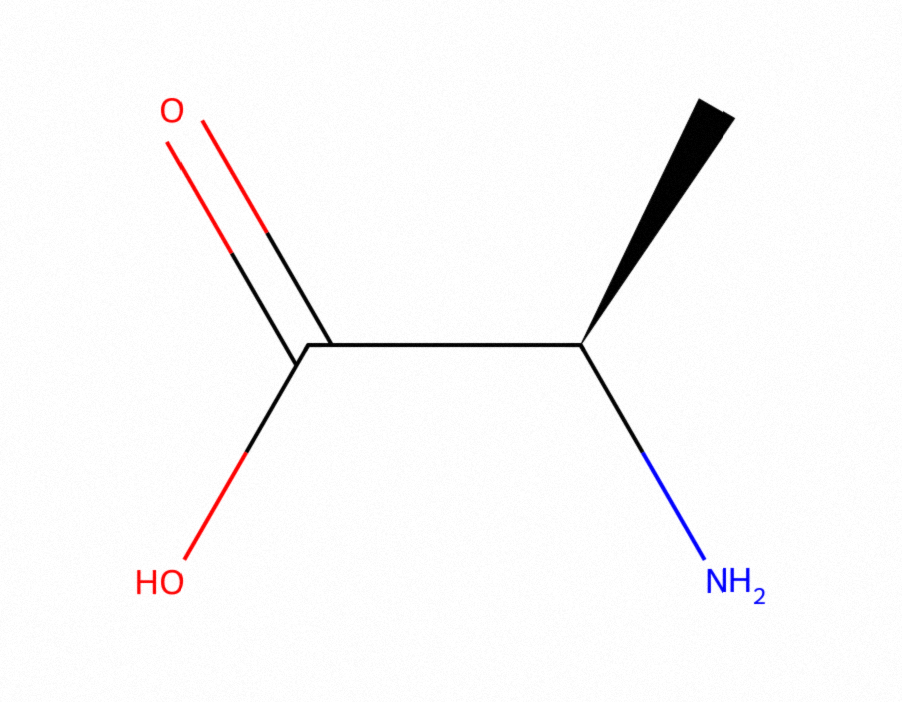
#> input picture samples/alanine.png, 902 x 702 px
$ python -i pdf.py   (imports and definitions only)
#> lines starting #> are read from the running program, lines starting #| are printed output that depends on the picture; after the words box and inside, x2 and y2 are one past the last pixel; in counts of white or black regions, pixels touching at a corner belong together
#> further down, picture is the input picture: PIL image 902x702 RGB; mean R, G, B 249.4, 248.6, 249
"""Render PDF pages to PIL images for structure recognition."""
from __future__ import annotations

import io
from pathlib import Path

import fitz  # PyMuPDF
from PIL import Image


# [5 lines left out: function _ink_ratio, not called in this run]


def figure_score(img: Image.Image) -> float:
    """Fraction of ink contained in long strokes (bonds, arrows, frame lines).

    Body-text pages are made of short glyphs, so their score is near zero;
    structure figures score high. Used to skip prose pages before recognition.
    """
    import cv2
    import numpy as np

    gray = np.array(img.convert("L"))
    _, mask = cv2.threshold(gray, 0, 255, cv2.THRESH_BINARY_INV | cv2.THRESH_OTSU)
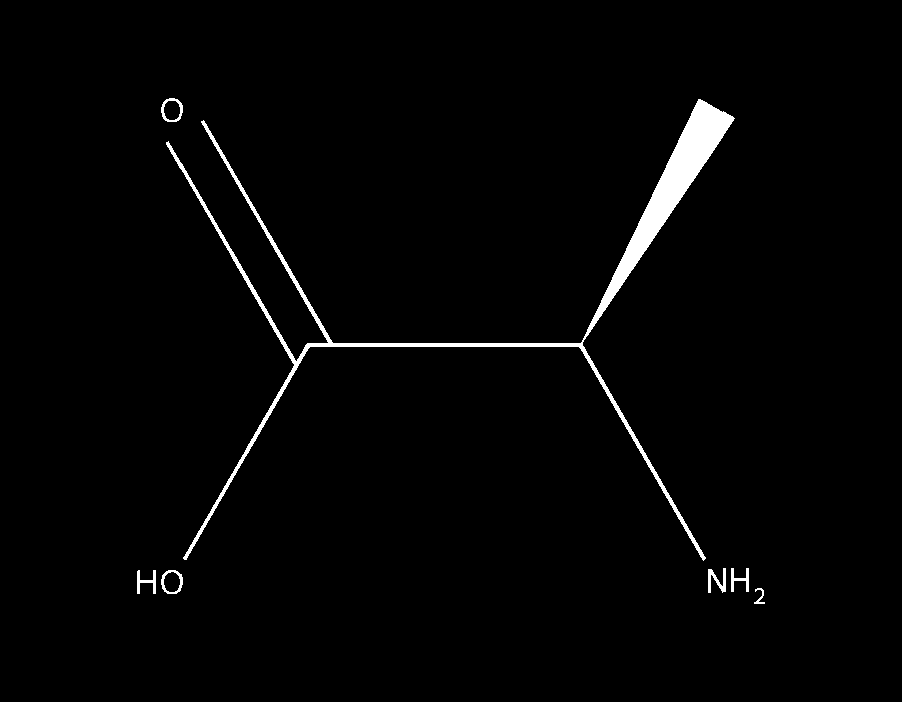
#> mask: shape (702, 902); 1.9% white; 7 white regions, largest, box (x1, y1, x2, y2) and area: (166, 99, 735, 561) 10960, (708, 568, 726, 593) 216, (161, 98, 183, 122) 182
    if mask.mean() > 127:
        mask = cv2.bitwise_not(mask)

    count, _labels, stats, _ = cv2.connectedComponentsWithStats(mask, 8)
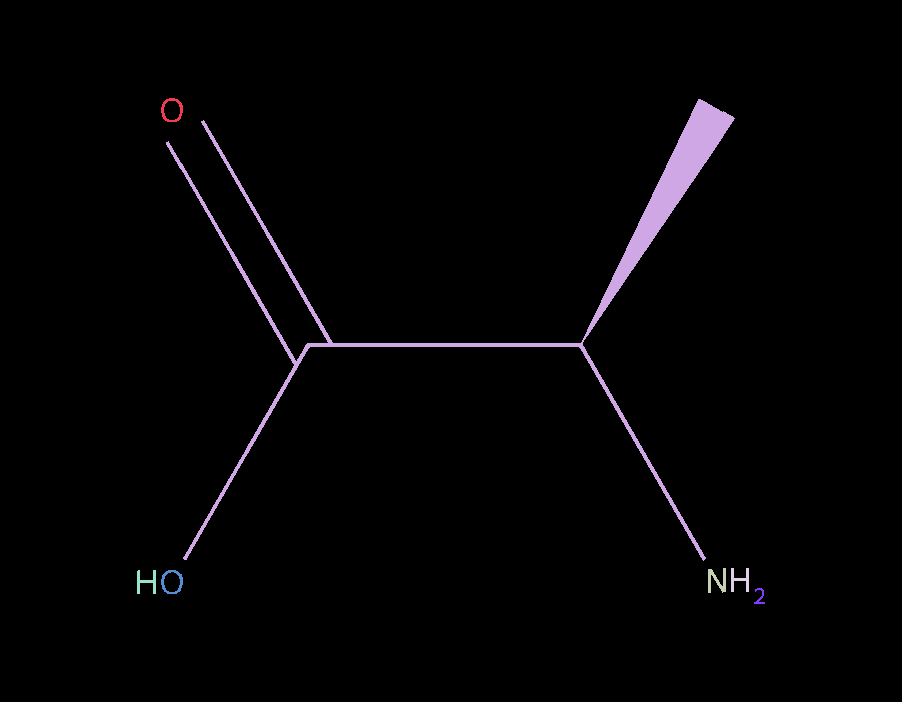
#> _labels: shape (702, 902) int32; 8 distinct labels, from 0 to 7; one colour per label, 0 black
#> count = 8; stats = [[0, 0, 902, 702, 621234], [161, 98, 22, 24, 182], [166, 99, 569, 462, 10960], [708, 568, 18, 25, 216], [731, 568, 18, 24, 180], [137, 570, 19, 24, 182], [161, 570, 22, 24, 182], [754, 588, 11, 16, 68]]
    total = float(mask.sum()) / 255.0
#> total = 11970
    if total <= 0:
        return 0.0
    threshold = max(12, int(min(img.size) * 0.02))
#> threshold = 14
    long_ink = 0.0
    for i in range(1, count):
        w, h, area = int(stats[i][2]), int(stats[i][3]), int(stats[i][4])
        if max(w, h) >= threshold:
            long_ink += area
#> this loop made 7 passes
#> (w, h, area, long_ink) on passes 1 to 7: (22, 24, 182, 182), (569, 462, 10960, 11142), (18, 25, 216, 11358), (18, 24, 180, 11538), (19, 24, 182, 11720), (22, 24, 182, 11902), (11, 16, 68, 11970)
#> after the loop, long_ink = 11970
    return long_ink / total


# [59 lines left out: functions render_pdf, page_to_png, not called in this run]

>>> from PIL import Image
>>> picture = Image.open('../samples/alanine.png')
>>> result = figure_score(picture)
#> result = 1

$ run again, on samples/aspirin.png
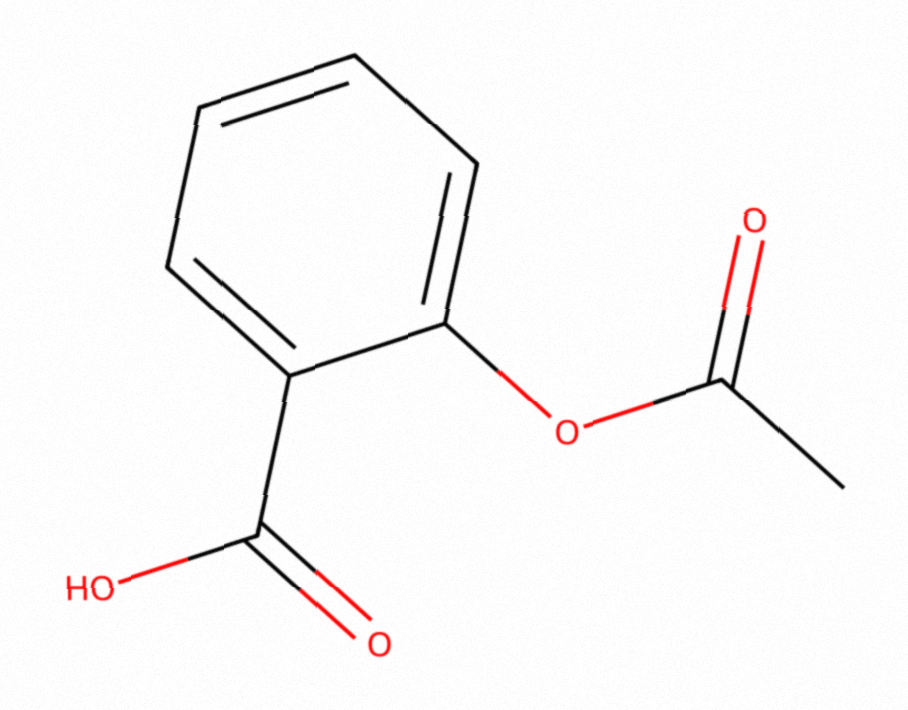
#> input picture samples/aspirin.png, 908 x 710 px
#> picture is the input picture: PIL image 908x710 RGB; mean R, G, B 249.9, 248.7, 248.7
#> in figure_score, `_, mask = cv2.threshold(gray, 0, 255, cv2.THRESH_BINARY_INV | cv2.THRE..`:
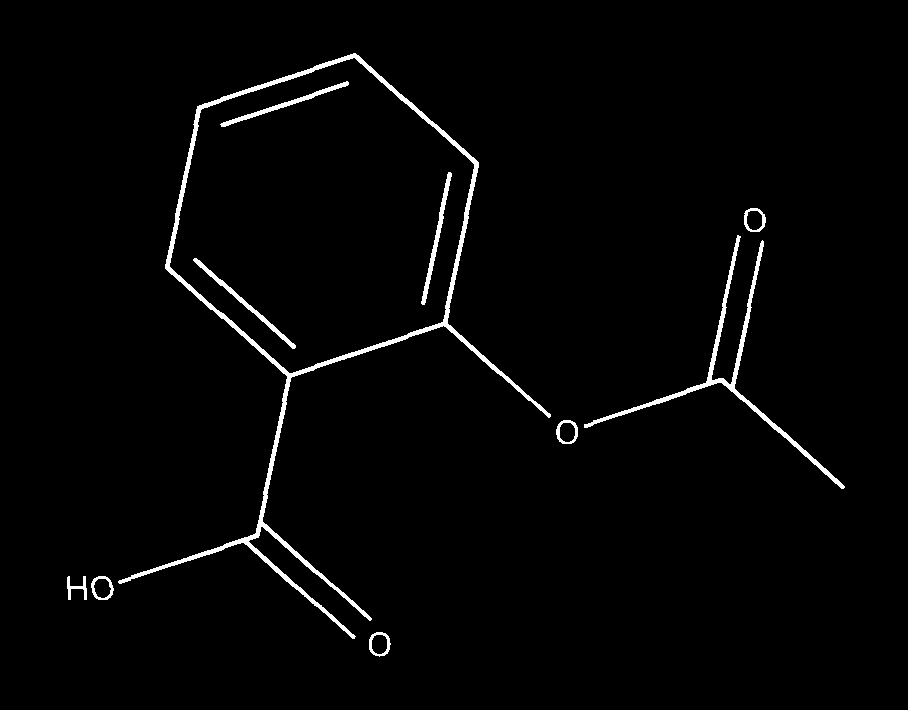
#> mask: shape (710, 908); 2% white; 10 white regions, largest, box (x1, y1, x2, y2) and area: (118, 53, 551, 639) 7555, (584, 235, 845, 489) 2593, (193, 258, 296, 349) 611
#> in figure_score, `count, _labels, stats, _ = cv2.connectedComponentsWithStats(mask, 8)`:
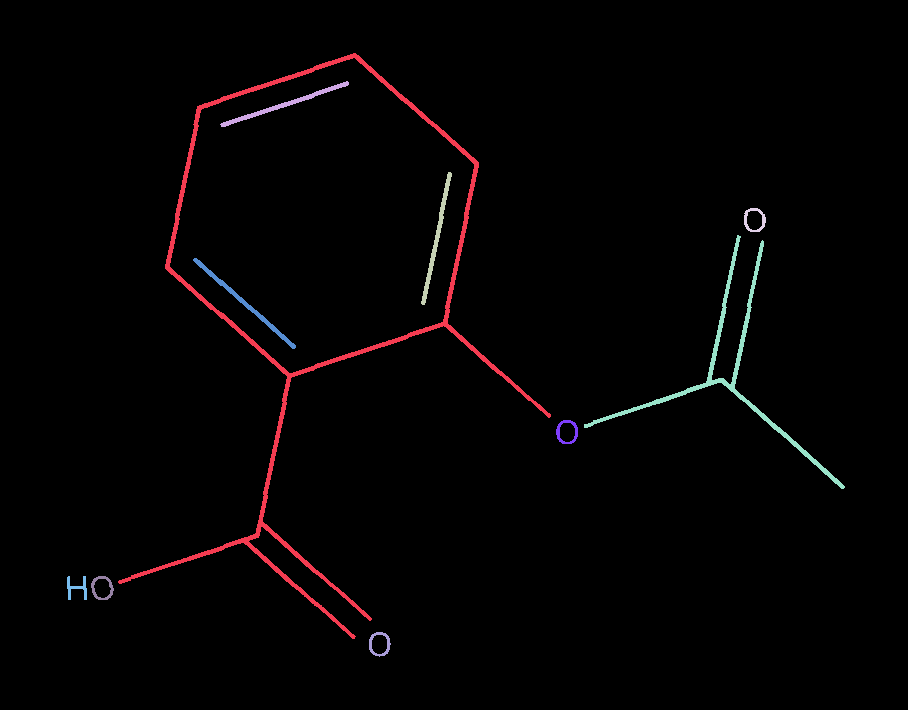
#> _labels: shape (710, 908) int32; 11 distinct labels, from 0 to 10; one colour per label, 0 black
#> count = 11; stats = [[0, 0, 908, 710, 631746], [118, 53, 433, 586, 7555], [220, 81, 129, 46, 605], [421, 172, 31, 133, 607], [744, 208, 22, 24, 195], [584, 235, 261, 254, 2593], [193, 258, 103, 91, 611], [556, 420, 22, 24, 196], [67, 576, 20, 24, 184], [91, 576, 23, 24, 195], [369, 632, 22, 25, 193]]
#> total = 12934
#> the loop in figure_score, `for i in range(1, count):` made 10 passes
#> (w, h, area, long_ink) on passes 1 to 8: (433, 586, 7555, 7555), (129, 46, 605, 8160), (31, 133, 607, 8767), (22, 24, 195, 8962), (261, 254, 2593, 11555), (103, 91, 611, 12166), (22, 24, 196, 12362), (20, 24, 184, 12546)
#> result = 1

$ run again, on samples/caffeine.png
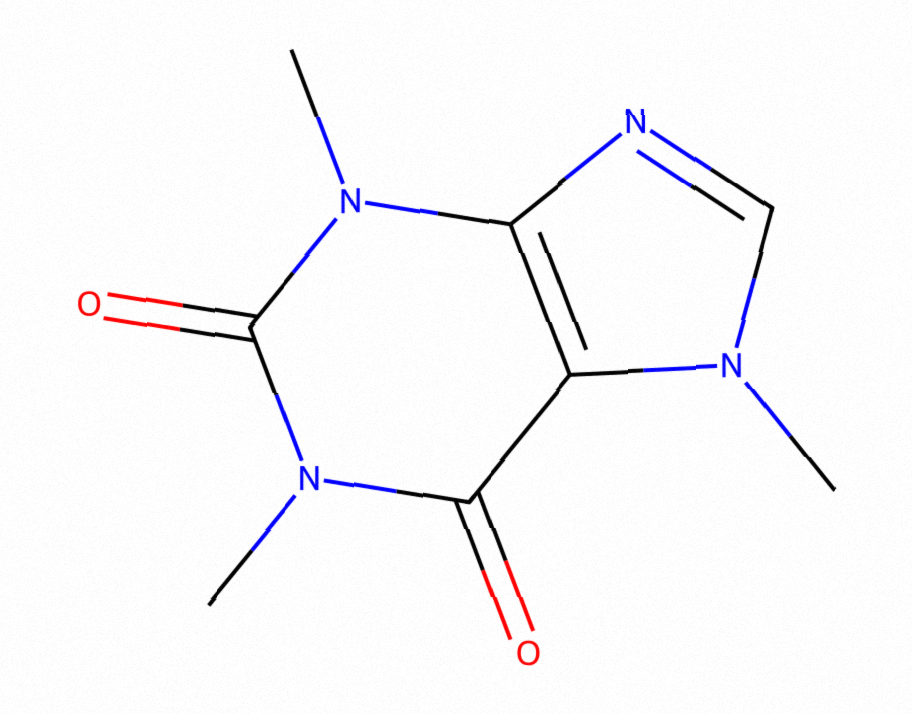
#> input picture samples/caffeine.png, 912 x 714 px
#> picture is the input picture: PIL image 912x714 RGB; mean R, G, B 249.3, 248.6, 250.3
#> in figure_score, `_, mask = cv2.threshold(gray, 0, 255, cv2.THRESH_BINARY_INV | cv2.THRE..`:
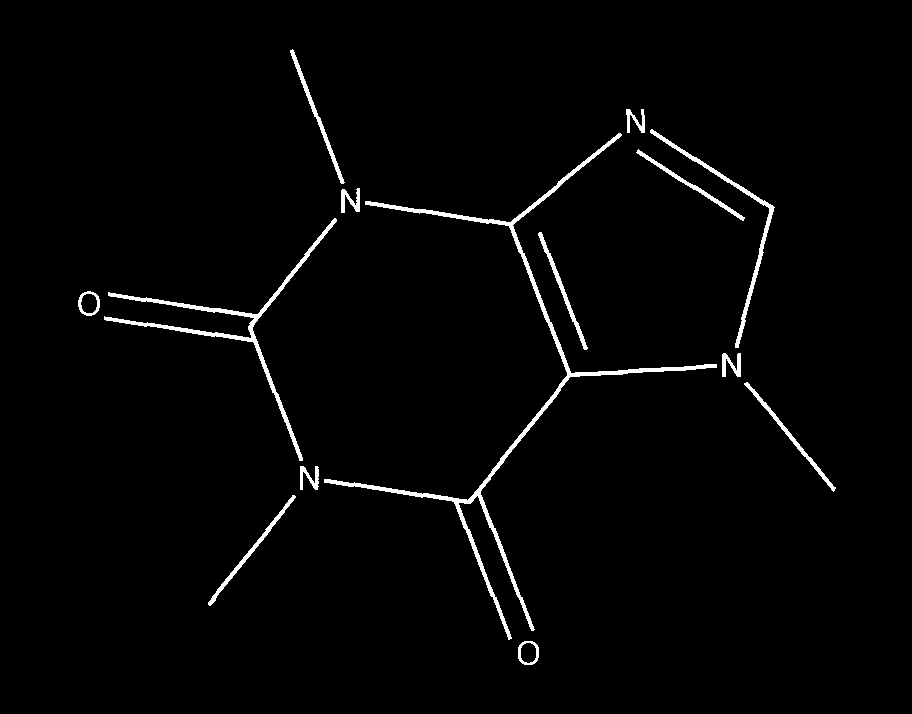
#> mask: shape (714, 912); 1.9% white; 14 white regions, largest, box (x1, y1, x2, y2) and area: (324, 133, 717, 640) 4962, (104, 218, 337, 461) 2370, (650, 129, 775, 348) 1202
#> in figure_score, `count, _labels, stats, _ = cv2.connectedComponentsWithStats(mask, 8)`:
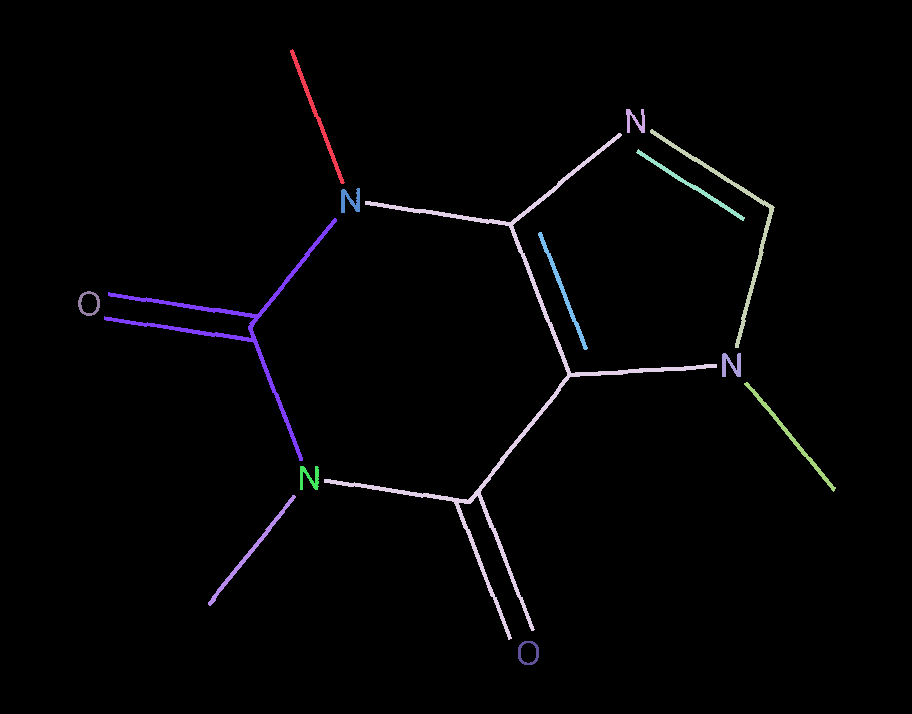
#> _labels: shape (714, 912) int32; 15 distinct labels, from 0 to 14; one colour per label, 0 black
#> count = 15; stats = 15 rows, first 6: [0, 0, 912, 714, 638497], [290, 49, 55, 135, 594], [626, 109, 19, 24, 217], [650, 129, 125, 219, 1202], [324, 133, 393, 507, 4962], [636, 149, 109, 72, 524]
#> total = 12671
#> the loop in figure_score, `for i in range(1, count):` made 14 passes
#> (w, h, area, long_ink) on passes 1 to 8: (55, 135, 594, 594), (19, 24, 217, 811), (125, 219, 1202, 2013), (393, 507, 4962, 6975), (109, 72, 524, 7499), (19, 25, 248, 7747), (233, 243, 2370, 10117), (50, 118, 532, 10649)
#> result = 1

$ run again, on samples/dense_3.png
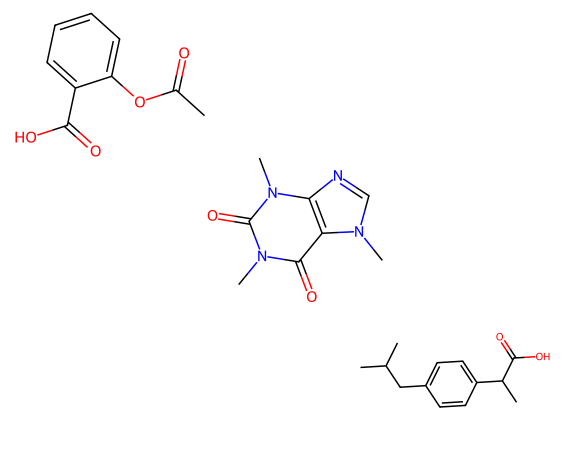
#> input picture samples/dense_3.png, 1150 x 900 px (shown at 1/2 size)
#> picture is the input picture: PIL image 1150x900 RGB; mean R, G, B 252.7, 252.1, 252.5
#> in figure_score, `_, mask = cv2.threshold(gray, 0, 255, cv2.THRESH_BINARY_INV | cv2.THRE..`:
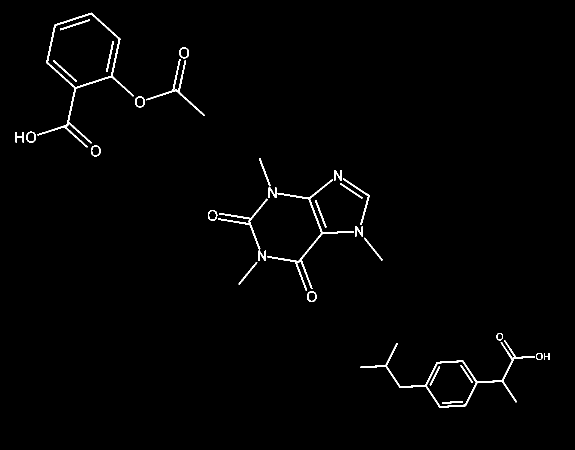
#> mask: shape (900, 1150) (shown at 1/2 size); 1.2% white; 31 white regions, largest, box (x1, y1, x2, y2) and area: (721, 680, 1070, 816) 2447, (75, 25, 268, 295) 2415, (535, 358, 708, 582) 1596
#> in figure_score, `count, _labels, stats, _ = cv2.connectedComponentsWithStats(mask, 8)`:
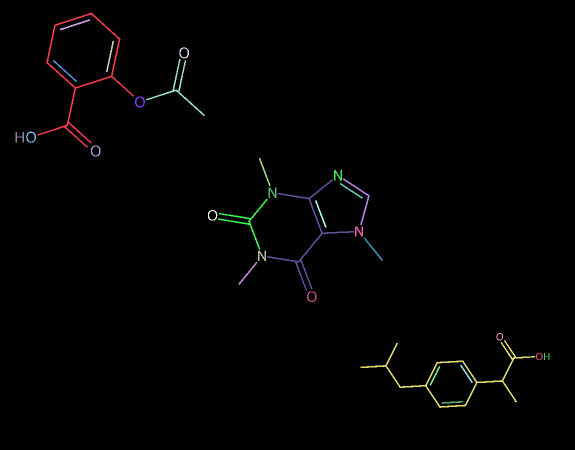
#> _labels: shape (900, 1150) int32 (shown at 1/2 size); 32 distinct labels, from 0 to 31; one colour per label, 0 black
#> count = 32; stats = 32 rows, first 6: [0, 0, 1150, 900, 1022786], [75, 25, 193, 270, 2415], [120, 39, 60, 22, 201], [212, 82, 16, 62, 200], [359, 95, 19, 22, 152], [292, 118, 118, 114, 809]
#> total = 12214
#> the loop in figure_score, `for i in range(1, count):` made 31 passes
#> (w, h, area, long_ink) on passes 1 to 8: (193, 270, 2415, 2415), (60, 22, 201, 2616), (16, 62, 200, 2816), (19, 22, 152, 2968), (118, 114, 809, 3777), (48, 44, 198, 3975), (20, 22, 158, 4133), (20, 22, 151, 4284)
#> after the loop in figure_score, `for i in range(1, count):`: long_ink = 12012
#> result = 0.983
